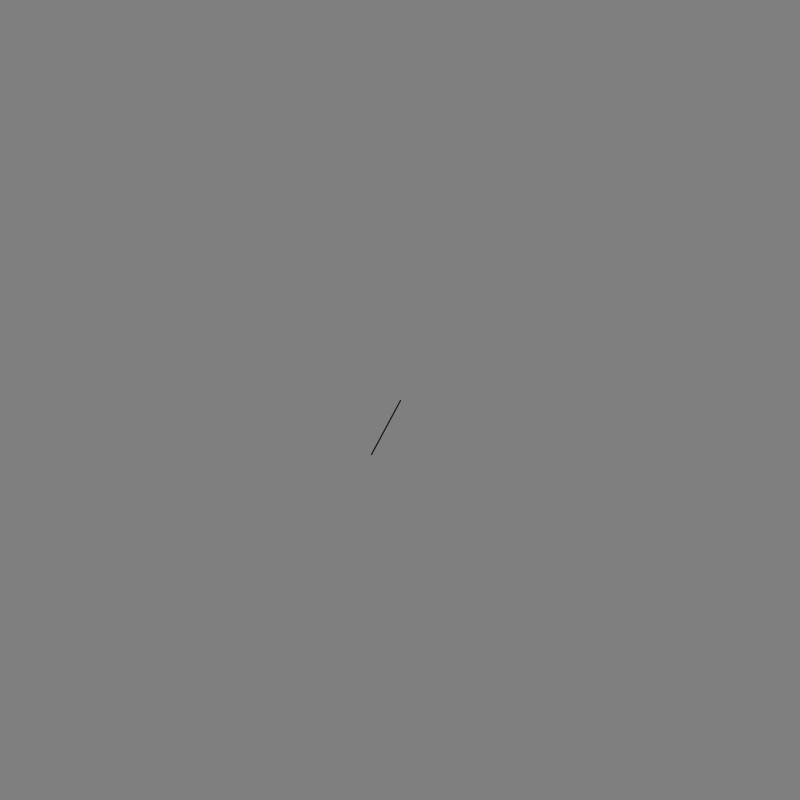
Frame 1 (no input)
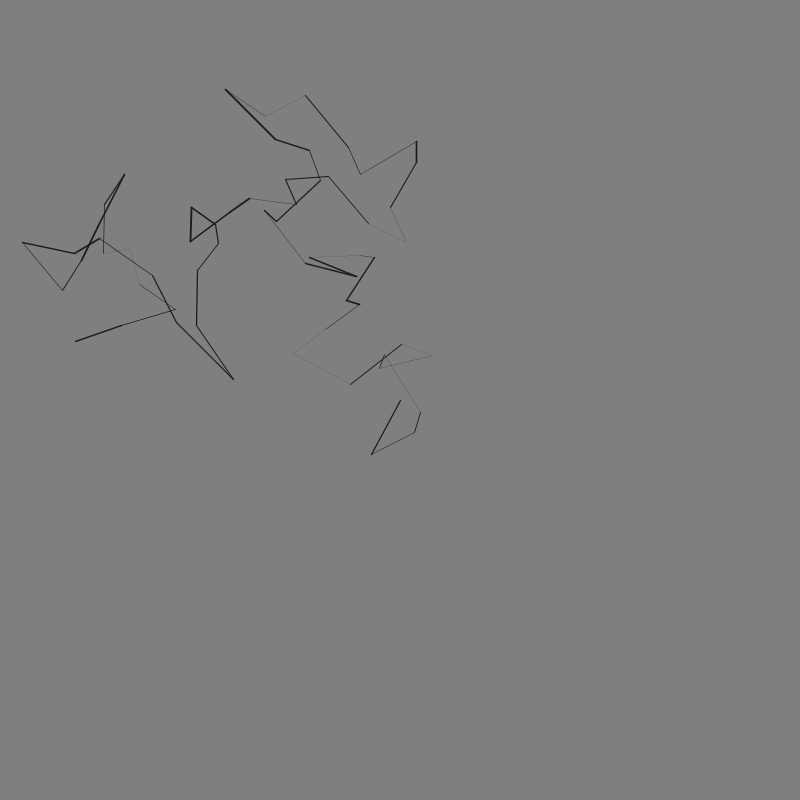
Frame 60 (the mouse pressed at the canvas centre just before this capture)
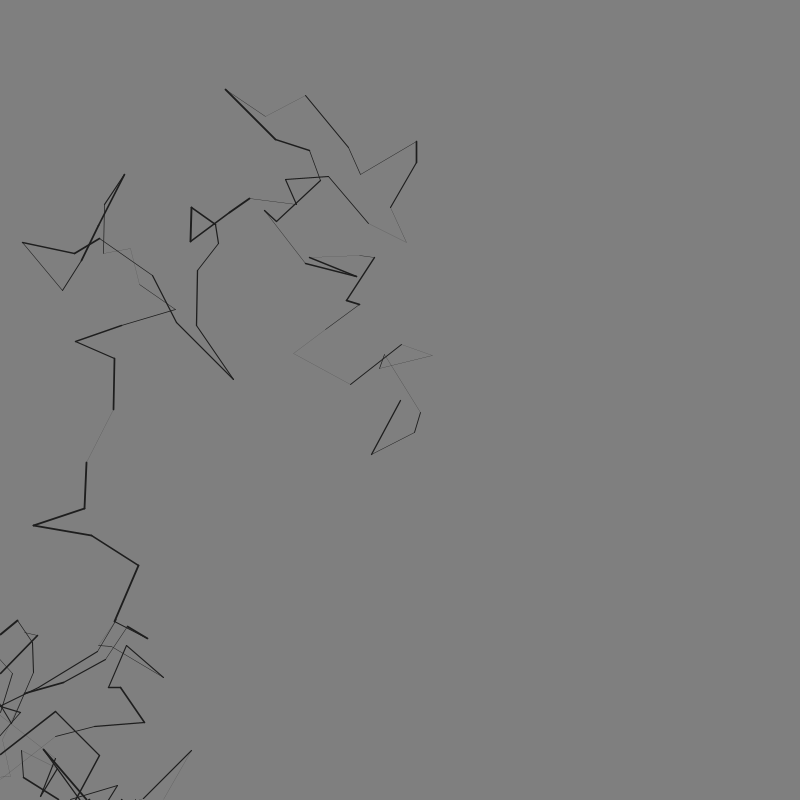
Frame 120 (the mouse held since frame 60 and released just before this capture)

The Processing sketch that drew these frames (run headless with seeded random() and noise(); from frame 60 on, the mouse is pressed at the canvas centre):

// Processing sketch: RANDOM_WALKER_LINES
// ── RANDOM_WALKER_LINES.pde

Walker w;


void setup() {
  size(800, 800);
  // fullScreen();
  // Create a walker object

  w = new Walker();


  background(127);
  frameRate(4);
  // background(174, 95, 120);
}


void draw() {
  // Run the walker object

//  for (int i=0; i < 100; i++) {

    // step, render and LINES
    w.stepLine();

  
 // }
}

// ── walker.pde

// A random walker object!

class Walker {
  float x, y;
  float r, g, b, a;

  Walker() {
    x = width/2;
    y = height/2;

   
  }

  void render() {
    stroke(random(255));
    strokeWeight(random(48));
    point(x, y);
  }

  void render2() {
    stroke(255);
    strokeWeight(random(2));
    point(x, y);
  }

  void render3() {
    stroke(255);
    strokeWeight(random(2));
    point(x, y);
  }



  // stepLine  - moving lines
  void stepLine() {

    float nextX, nextY;
   
    //strokeWeight(random(12));
    strokeWeight(random(2));
    // stroke(255);
    stroke(30);
    nextX  = x + random(-60, 60);
    nextY  =  y + random(-60, 60);

    line(x, y, nextX, nextY);

    x = nextX;
    y = nextY;

    //nextX = constrain(nextX, 0, width-1);
    //nextY = constrain(nextY, 0, height-1);
    
    x = constrain(x, 0, width-1);
    y = constrain(y, 0, height-1);

   
    
  }


  // END OF CLASS DEFINITION
}
